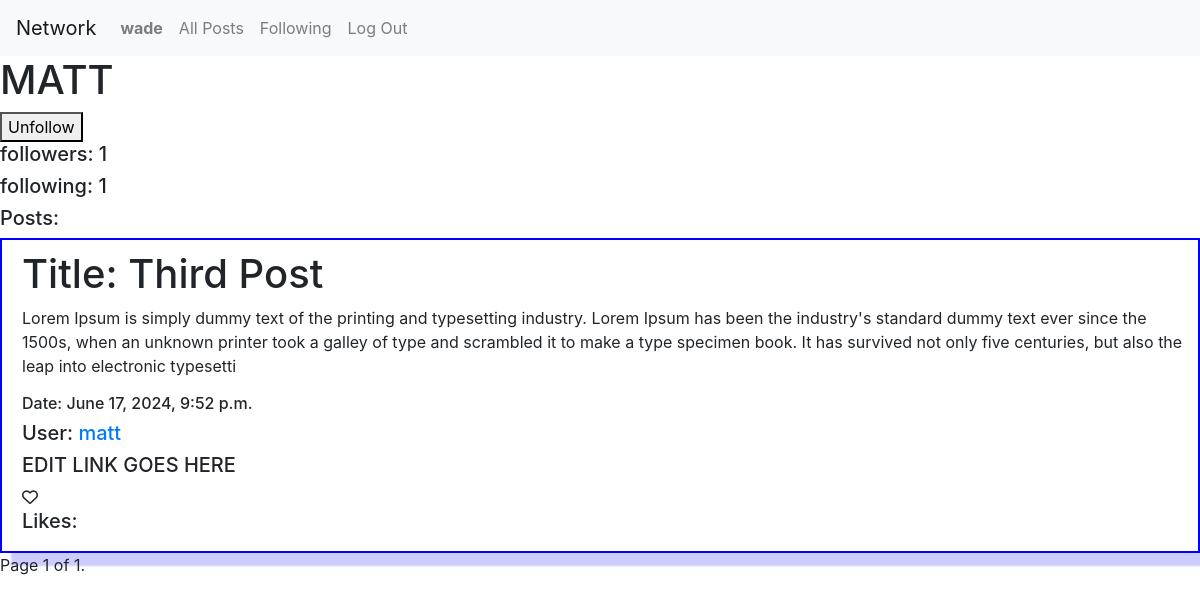
The page /profile/2 (signed in) on the database as committed earlier.
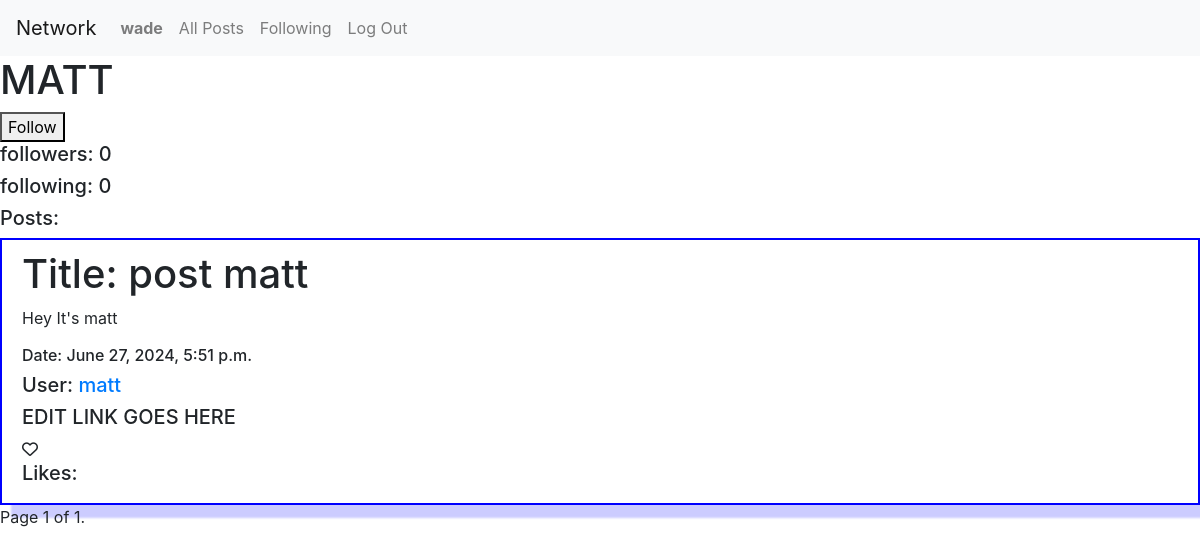
The same page on the database as committed later.
### network/models.py (models this page shows)
class Posts(models.Model):
    post_title=models.CharField(max_length=20) #title
    post_text=models.TextField(max_length=330) #text
    likes=models.ManyToManyField(User,related_name="post_likes", blank=True) #likes, will be many users
    post_date=models.DateTimeField(auto_now_add=True) #date/time
    user=models.ForeignKey(User, related_name="post_author", on_delete=models.CASCADE) #user id foreign key

class User(AbstractUser):
    pass

### network/views.py (the view, shortened to what this page needs)
# urls.py: path("profile/<int:user_id>", views.profile, name="profile"), # added profile page and users user_id
@login_required(login_url='login')  #requires user to be logged in to post and view forum
def profile(request, user_id):     # profile page
    viewer = request.user                 # gets logged in users info and profile
    viewer_profile = get_object_or_404(Profile, user=viewer)
    user = get_object_or_404(User, id=user_id) # gets user and profile of user clicked on
    profile = get_object_or_404(Profile, user=user)
    profile_followers= profile.followers.count()
    profile_following= profile.following.count()
    posts=Posts.objects.filter(user=user) # filter posts by user referenced by profile user above
    posts=posts.order_by("-post_date") # order posts by date
    for post in posts:                     # loop through all ordered posts and add a temporary attribute of the number of likes per post
        post.likes_counts=post.likes.count()
    p=Paginator(posts,10)            # paginating
    page_number=request.GET.get('page')
    page_obj=p.get_page(page_number)
    return render(request, "network/profile.html", {'viewer_profile':viewer_profile, 'profile':profile, 'page_obj':page_obj, 'profile_followers': profile_followers, 'profile_following': profile_following})   # renders profile.html of the user

### network/templates/network/profile.html (shortened to what this page needs)
{% extends "network/layout.html" %}
{% block body %}
<h1>
    {{profile.user| upper}}
</h1>
{% if viewer_profile.user != profile.user %}
<form name="form" method="post">
    {% if viewer_profile.user in profile.followers.all %}
        <button type="submit">Unfollow</button>
    {% else %}
        <button type="submit">Follow</button>
    {% endif %}
</form>
{% endif %}
{% if profile_followers > 0 %}
<h5>followers: {{profile_followers}}</h5>
{% else %}
<h5>followers: 0</h5>
{% endif %}
{% if profile_following > 0 %}
<h5>following: {{profile_following}}</h5>
{% else %}
<h5>following: 0 </h5>
{% endif %}
<h5>Posts:</h5>
{% for page in page_obj %}
<div class="Post">
<h1>Title: {{page.post_title}}</h1>
<p>{{page.post_text}}</p>
<h6>Date: {{page.post_date}}</h6>
<h5>User: <a href="{% url 'profile' page.user.id %}">{{ page.user.username }}</a></h5>
<h5>EDIT LINK GOES HERE</h5>
<div class="heart_container">
    <i class="fa-regular fa-heart"></i>
</div>
<h5>Likes: {{post.likes_counts}}</h5>
</div>
{% endfor %}
<nav aria-label="Page navigation">
    <ul class="pagination">
        {% if page_obj.paginator.num_pages > 0 %}
        <li>
        <span class="pagination">
            Page {{ page_obj.number }} of {{ page_obj.paginator.num_pages }}.
        </span>
        </li>
        {% else %}
        <H1> No pages to display</H1>
        {% endif %}
    </ul>
    </nav>
{% endblock %}

Rows that differ between the two databases and show on the page:
removed Posts: post_title "Third Post", post_text "Lorem Ipsum is simply dummy text of the printing and typesetting industry. Lorem Ipsum has been the industry's standard dummy text ever since the 1500s, when an unknown printer took a galley of type and scrambled it to make a type specimen book. It has survived not only five centuries, but also the leap into electronic typesetti", post_date "June 17, 2024, 9:52 p.m.", user.username "matt"
now on this page (row edited): Posts: post_title "post matt", post_text "Hey It's matt", post_date "June 27, 2024, 5:51 p.m.", user.username "matt"
Other text that changed with them:
{{ profile_followers }}: "1" → (not shown)
{{ profile_following }}: "1" → (not shown)
text no longer shown: "Unfollow followers: following:"
text now shown: "Follow followers: 0 following: 0"
